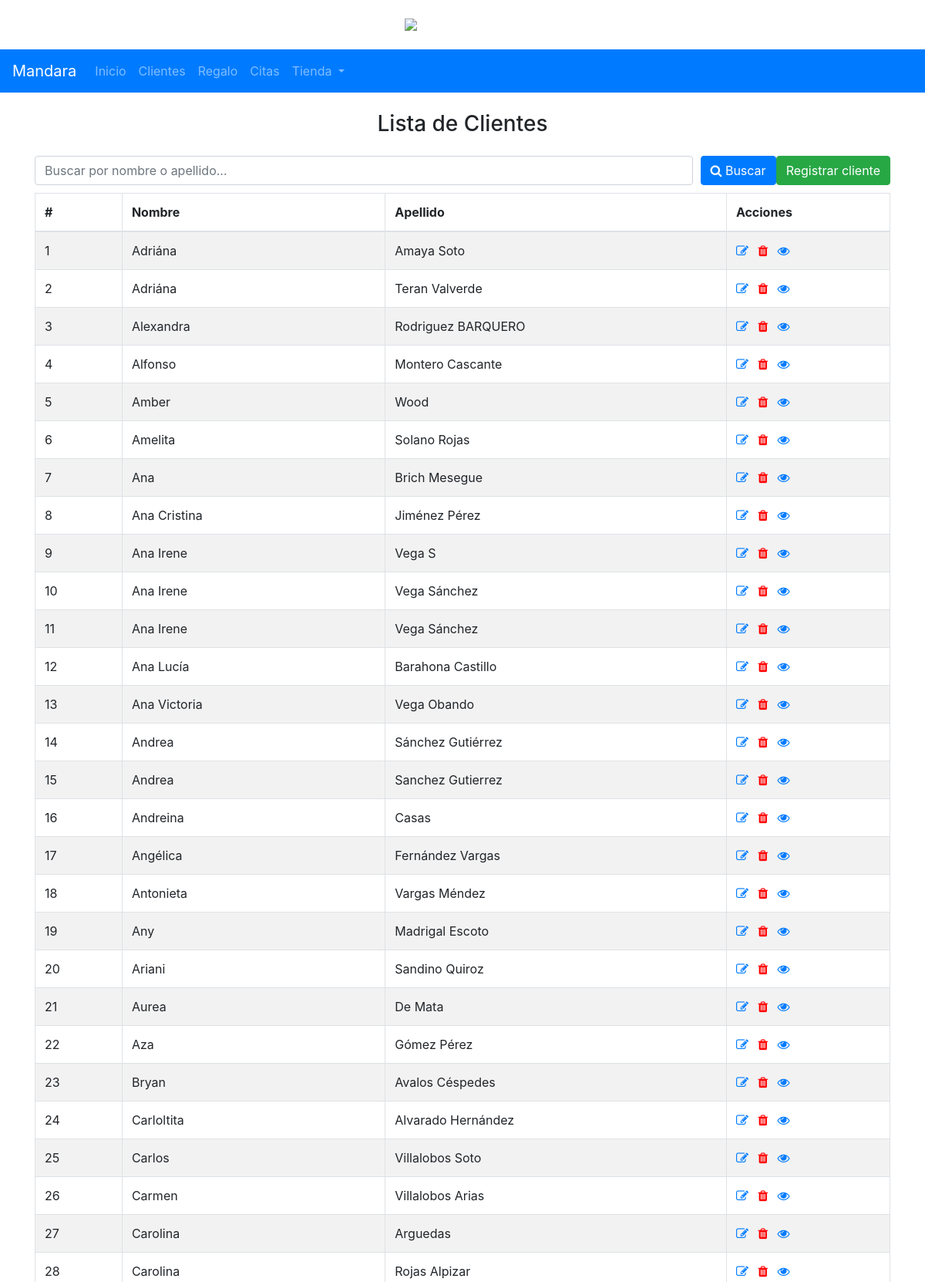
The page /admin_mandara/lista_clientes.php (upper part) on the database its author committed.
### tables this page shows
CREATE TABLE `alumnos` (
  `id` int(11) UNSIGNED NOT NULL,
  `nombre` varchar(30) NOT NULL,
  `apellido` varchar(30) NOT NULL,
  `email` varchar(50) NOT NULL,
  `edad` date DEFAULT NULL,
  `mes` varchar(10) NOT NULL,
  `celular` varchar(40) NOT NULL,
  `direccion` varchar(100) NOT NULL,
  `observaciones` varchar(300) NOT NULL,
  `created_at` timestamp NOT NULL DEFAULT current_timestamp(),
  `updated_at` timestamp NOT NULL DEFAULT current_timestamp()
);

### admin_mandara/lista_clientes.php (the view, shortened to what this page needs)
<!DOCTYPE html>
<html lang="es">
<head>
    <link rel="stylesheet" href="https://stackpath.bootstrapcdn.com/bootstrap/4.5.2/css/bootstrap.min.css">
    <link rel="stylesheet" href="https://maxcdn.bootstrapcdn.com/font-awesome/4.7.0/css/font-awesome.min.css">
</head>
<body>
<?php
    include "assets/menu.php";
?>
<div class="container mt-4">
    <h3 class="text-center mb-4">Lista de Clientes</h3>
    <div id="botones">
        <div class="div_1">
            <input type="text" class="form-control" placeholder="Buscar por nombre o apellido..." id="searchInput">
        </div>
        <div class="div_2">
            <button class="btn btn-primary" type="button" id="searchButton"><i class="fa fa-search"></i> Buscar</button>
        </div>
        <div class="div_3">
            <a href="formulario.php" class="btn btn-success">Registrar cliente</a>
        </div>
    </div>
    <div class="table-responsive">
        <table class="table table-bordered table-striped">
            <thead>
                <tr>
                    <th scope="col">#</th>
                    <th scope="col">Nombre</th>
                    <th scope="col">Apellido</th>
                    <th scope="col">Acciones</th>
                </tr>
            </thead>
            <tbody id="tableBody">
                <?php
                $servername = "localhost";
                $username = "u852886994_mandara";
                $password = "Mandara2023";
                $database = "u852886994_mandara";
                $conn = new mysqli($servername, $username, $password, $database);
                $sql = "SELECT
                            ROW_NUMBER() OVER(ORDER BY nombre, apellido) AS numero_registro,
                            id,
                            nombre,
                            apellido
                        FROM
                            alumnos";
                $result = $conn->query($sql);
                if ($result->num_rows > 0) {
                    while($row = $result->fetch_assoc()) {
                        echo "<tr>";
                        echo "<td>".$row['numero_registro']."</td>";
                        echo "<td>".$row['nombre']."</td>";
                        echo "<td>".$row['apellido']."</td>";
                        echo "<td>
                                    <a href='editar.php?id=".$row['id']."' class='mr-2' title='Editar'><i class='fa fa-edit'></i></a>
                                    <a href='borrar.php?id=".$row['id']."' class='mr-2' title='Borrar'><i class='fa fa-trash' style='color:red;'></i></a>
                                    <a href='ver_cliente_2.php?id=".$row['id']."' title='Ver'><i class='fa fa-eye'></i></a>
                             </td>";
                        echo "</tr>";
                    }
                } else {
                    echo "<tr><td colspan='4'>No se encontraron registros</td></tr>";
                }
                ?>
            </tbody>
        </table>
    </div>
</div>
</body>
</html>

### admin_mandara/assets/menu.php (shortened to what this page needs)
<br/>
<img src="https://semillasdelagro.com/pruebas/sistema_mandara/logo_mandara.svg" width="150px" style="display: block; margin: auto;">
<br/>
<nav class="navbar navbar-expand-lg navbar-dark bg-primary">
    <div class="collapse navbar-collapse" id="navbarTogglerDemo01">
      <a class="navbar-brand" href="https://semillasdelagro.com/pruebas/sistema_mandara/">Mandara</a>
      <ul class="navbar-nav me-auto mb-2 mb-lg-0">
        <li class="nav-item">
          <a class="nav-link" aria-current="page" href="https://semillasdelagro.com/pruebas/sistema_mandara/">Inicio</a>
        </li>
        <li class="nav-item">
          <a class="nav-link" aria-current="page" href="https://semillasdelagro.com/pruebas/sistema_mandara/clientes/">Clientes</a>
        </li>
        <li class="nav-item">
          <a class="nav-link" aria-current="page" href="https://semillasdelagro.com/pruebas/sistema_mandara/regalo.php">Regalo</a>
        </li>
        <li class="nav-item">
          <a class="nav-link" aria-current="page" href="https://semillasdelagro.com/pruebas/sistema_mandara/lista_citas.php">Citas</a>
        </li>
        <li class="nav-item dropdown">
          <a class="nav-link dropdown-toggle" href="#" id="navbarDropdown" role="button" data-bs-toggle="dropdown" aria-expanded="false">
            Tienda
          </a>
        </li>
      </ul>
    </div>
</nav>

### admin_mandara/lista_clientes.php (style rules this page uses)
#botones { display: flex; width: 100%; padding-bottom: 10px; justify-content: space-between; align-items: center; }
.div_1 { flex:2; }
.div_2 { flex:0 0 auto; margin-left: 10px; }
.div_3 { flex:0 0 auto; }

### rows shown on the page
alumnos: numero_registro "1", nombre "Adriána", apellido "Amaya Soto"
alumnos: numero_registro "2", nombre "Adriána", apellido "Teran Valverde"
alumnos: numero_registro "3", nombre "Alexandra", apellido "Rodriguez BARQUERO"
alumnos: numero_registro "4", nombre "Alfonso", apellido "Montero Cascante"
alumnos: numero_registro "5", nombre "Amber", apellido "Wood"
alumnos: numero_registro "6", nombre "Amelita", apellido "Solano Rojas"
alumnos: numero_registro "7", nombre "Ana", apellido "Brich Mesegue"
alumnos: numero_registro "8", nombre "Ana Cristina", apellido "Jiménez Pérez"
alumnos: numero_registro "9", nombre "Ana Irene", apellido "Vega S"
alumnos: numero_registro "10", nombre "Ana Irene", apellido "Vega Sánchez"
alumnos: numero_registro "11", nombre "Ana Irene", apellido "Vega Sánchez"
alumnos: numero_registro "12", nombre "Ana Lucía", apellido "Barahona Castillo"
alumnos: numero_registro "13", nombre "Ana Victoria", apellido "Vega Obando"
alumnos: numero_registro "14", nombre "Andrea", apellido "Sánchez Gutiérrez"
alumnos: numero_registro "15", nombre "Andrea", apellido "Sanchez Gutierrez"
alumnos: numero_registro "16", nombre "Andreina", apellido "Casas"
alumnos: numero_registro "17", nombre "Angélica", apellido "Fernández Vargas"
alumnos: numero_registro "18", nombre "Antonieta", apellido "Vargas Méndez"
alumnos: numero_registro "19", nombre "Any", apellido "Madrigal Escoto"
alumnos: numero_registro "20", nombre "Ariani", apellido "Sandino Quiroz"
alumnos: numero_registro "21", nombre "Aurea", apellido "De Mata"
alumnos: numero_registro "22", nombre "Aza", apellido "Gómez Pérez"
alumnos: numero_registro "23", nombre "Bryan", apellido "Avalos Céspedes"
alumnos: numero_registro "24", nombre "Carloltita", apellido "Alvarado Hernández"
alumnos: numero_registro "25", nombre "Carlos", apellido "Villalobos Soto"
alumnos: numero_registro "26", nombre "Carmen", apellido "Villalobos Arias"
alumnos: numero_registro "27", nombre "Carolina", apellido "Arguedas"
alumnos: numero_registro "28", nombre "Carolina", apellido "Rojas Alpizar"
